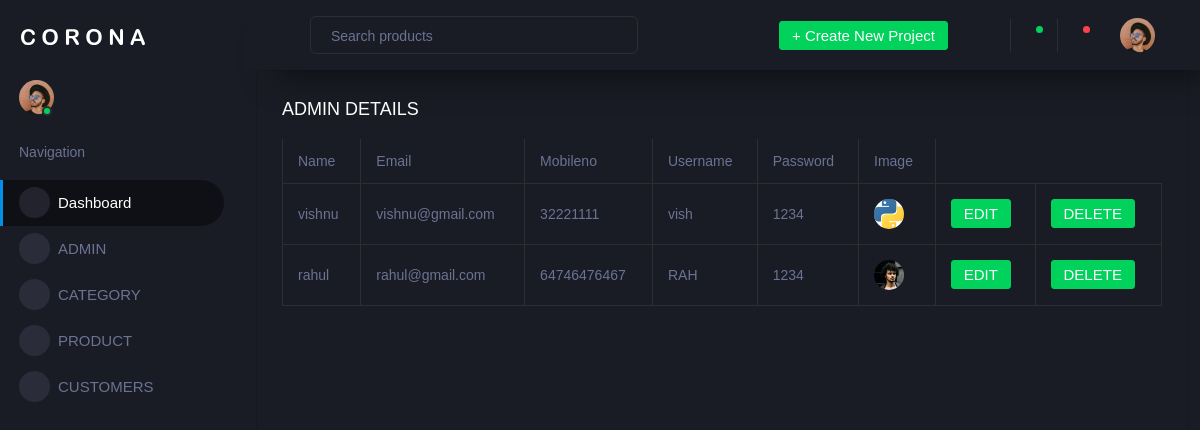
The app's page /app1/diaplayadmin/ with its own data.
### app1/models.py (models this page shows)
class admindb(models.Model):
    Name = models.CharField(max_length=100, null=True, blank=True)
    Email = models.EmailField(null=True, blank=True)
    Mobileno = models.IntegerField(null=True, blank=True)
    Username = models.CharField(max_length=100, null=True, blank=True)
    Password = models.IntegerField(null=True, blank=True)
    image = models.ImageField(upload_to="Profile", null=True, blank=True)

### app1/views.py (the view)
# urls.py: path('diaplayadmin/', views.displayadmin, name="displayadmin"),
def displayadmin(req):
    data = admindb.objects.all()
    return render(req, 'displayadmin.html', {'data': data})

### app1/templates/displayadmin.html (shortened to what this page needs)
<!DOCTYPE html>
{% extends 'index.html' %}
{% block content %}
<html lang="en">
<head>
</head>
<body>
<div class="col-lg-12 grid-margin stretch-card">
                <div class="card">
                  <div class="card-body">
                    <h4 class="card-title">ADMIN DETAILS</h4>
                    <div class="table-responsive">
                      <table class="table table-bordered">
                        <thead>
                          <tr>
                            <th> Name </th>
                            <th> Email </th>
                            <th> Mobileno </th>
                            <th> Username </th>
                            <th> Password </th>
                            <th> Image </th>
                          </tr>
                        </thead>
                        <tbody>
                        {% for d in data %}
                            <tr>
                                <td>{{d.Name}}</td>
                                <td>{{d.Email}}</td>
                                <td>{{d.Mobileno}}</td>
                                <td>{{d.Username}}</td>
                                <td>{{d.Password}}</td>
                                <td>
                                    <img src="{{d.image.url}}">
                                </td>
                                <td>
                                    <form action="{% url 'editadmin' dataid=d.id %}">
                                        <button type="submit" class="btn btn-success">EDIT</button>
                                    </form>
                                </td>
                                <td>
                                    <form action="{% url 'deleteadmin' dataid=d.id %}">
                                        <button type="submit" class="btn btn-success">DELETE</button>
                                    </form>
                                </td>
                            </tr>
                        {% endfor %}
                        </tbody>
                      </table>
                    </div>
                  </div>
                </div>
              </div>
</body>
</html>
{% endblock %}

### records on screen
admindb: Name "vishnu", Email "vishnu@gmail.com", Mobileno "32221111", Username "vish", Password "1234", image (picture)
admindb: Name "rahul", Email "rahul@gmail.com", Mobileno "64746476467", Username "RAH", Password "1234", image (picture)
